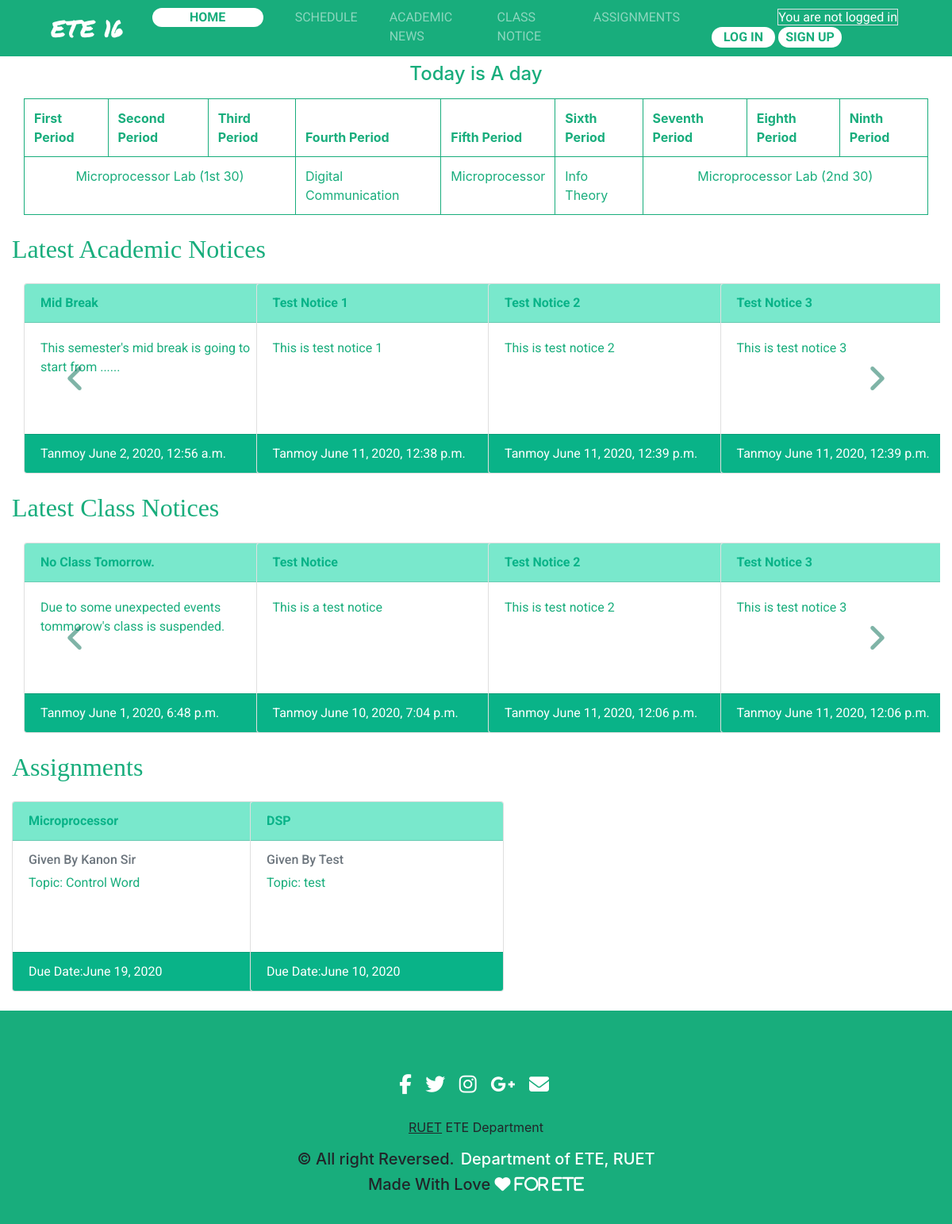
The app's page /, older data.
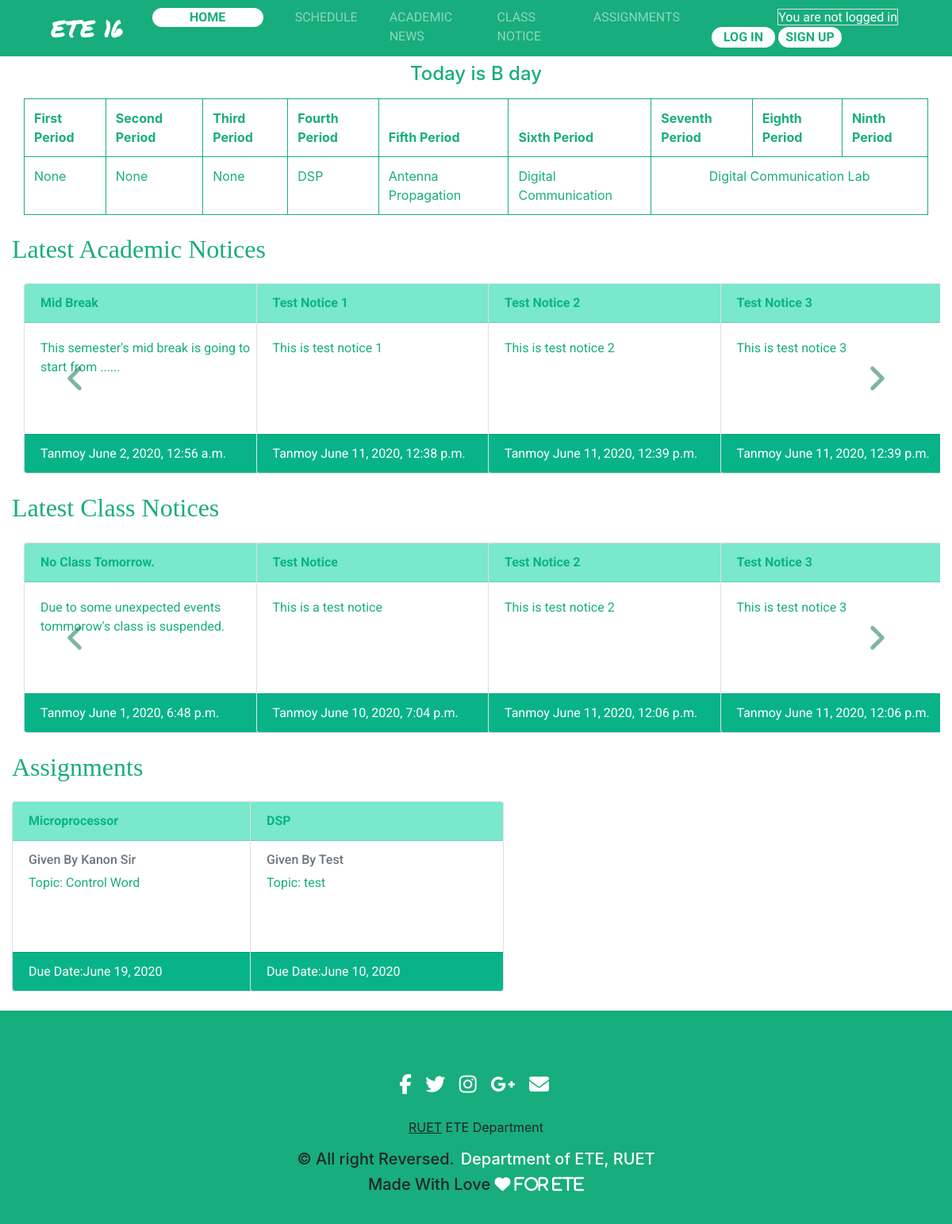
The same page, newer data.
### schedule/models.py (models this page shows, shortened)
class Schedule(models.Model):
	DAY_CHOICES = [
	('A','A'),
	('B','B'),
	('C','C'),
	('D','D'),
	('E','E'),
	]
	day = models.CharField(max_length=1,choices=DAY_CHOICES)
	date = models.DateField(auto_now_add=True)
	def __str__(self):
		return self.day

class Routine(models.Model):
	DAY_CHOICES = [
	('A','A'),
	('B','B'),
	('C','C'),
	('D','D'),
	('E','E'),
	]
	day = models.CharField(max_length=1,choices=DAY_CHOICES)
	morning_lab = models.BooleanField(default = False)
	first_period = models.CharField(max_length=30, null = " ",blank=True,default = "-")
	second_period = models.CharField(max_length=30, null = " ",blank=True,default = "-")
	third_period = models.CharField(max_length=30, null = " ",blank=True,default = "-")
	after_morning_lab=models.BooleanField(default = False)
	fourth_period = models.CharField(max_length=30, null = " ",blank=True,default = "-")
	fifth_period = models.CharField(max_length=30, null = " ",blank=True,default = "-")
	sixth_period = models.CharField(max_length=30, null = " ",blank=True,default = "-")
	afternoon_lab=models.BooleanField(default = False)
	seventh_period = models.CharField(max_length=30, null = " ",blank=True,default = "-")
	eigth_period = models.CharField(max_length=30, null = " ",blank=True,default = "-")
	ninth_period = models.CharField(max_length=30, null = " ",blank=True,default = "-")

### pages/views.py (the view)
# urls.py: path('',HomePageView,name='home')
def HomePageView(request):
	day = Schedule.objects.all()[0]
	context = {
		"day":day,
	}
	routine = get_routine(str(day))
	context["routine"] = routine
	academic_notices = AcademicNotice.objects.all()
	context["academic_notices"] = academic_notices
	class_notices = ClassNotice.objects.all()
	context["class_notices"] = class_notices
	assignments = Assignments.objects.all()[:4]
	context["assignments"] = assignments
	return render(request,'home.html',context)

### schedule/views.py (called while the page is built)
def get_routine(day):
	if str(day) == "A":
		routine=Routine.objects.get(day="A")
	elif str(day) == "B":
		routine=Routine.objects.get(day="B")
	elif str(day) == "C":
		routine=Routine.objects.get(day="C")
	elif str(day) == "D":
		routine=Routine.objects.get(day="D")
	elif str(day) == "E":
		routine=Routine.objects.get(day="E")
	return routine

### templates/home.html (shortened to what this page needs)
{% extends 'base.html' %}
{% block content %}
	<div class="container-fluid mb-6 mt-2 ">
	<h4 class="text-center mb-3 custom-header">Today is {{ day }} day</h2>
 	<table class="table table-bordered table-responsive-sm">
		<thead>
		<tr>
		  <th scope="col">First Period</th>
		  <th scope="col">Second Period</th>
		  <th scope="col">Third Period</th>
		  <th scope="col">Fourth Period</th>
		  <th scope="col">Fifth Period</th>
		  <th scope="col">Sixth Period</th>
		  <th scope="col">Seventh Period</th>
		  <th scope="col">Eighth Period</th>
		  <th scope="col">Ninth Period</th>
		</tr>
		</thead>
		<tbody>
		<tr>
			{% if routine.morning_lab %}
		  <td colspan="3" class="text-center">{{ routine.first_period }}</td>
		    {% else %}
		  <td>{{ routine.first_period }}</td>
		  <td>{{ routine.second_period }}</td>
		  <td>{{ routine.third_period }}</td>
		    {% endif %}
		    {% if routine.after_morning_lab %}
		  <td colspan="3" class="text-center">{{ routine.fourth_period }}</td>
		  	{% else %}
		  <td>{{ routine.fourth_period }}</td>
		  <td>{{ routine.fifth_period }}</td>
		  <td>{{ routine.sixth_period }}</td>
		    {% endif %}
		    {% if routine.afternoon_lab %}
		  <td colspan="3" class="text-center">{{ routine.seventh_period }}</td>
		  	{% else %}
		  <td>{{ routine.seventh_period }}</td>
		  <td>{{ routine.eighth_period }}</td>
		  <td>{{ routine.ninth_period }}</td>
		    {% endif %}
		</tr>
		</tbody>
	</table>
	</div>
	<h2 class="mt-4 mb-4">Latest Academic Notices</h2>
	<div id="inam1" class="carousel slide" data-ride="carousel">
		<div class="carousel-inner">
			<div class="carousel-item active">
			<div class="container-fluid">
			<div class="row flex-row">
			{% for academic_notice in academic_notices|slice:":4" %}
			<div class="col-lg-3 col-sm-12">
            <div class="card ml-auto mr-auto">
      			<div class="card-header font-weight-bold">{{ academic_notice.title }}</div>
            	<div class="card-body">
            		<p class="card-text">{{ academic_notice.body }}</p>
            	</div>
            	<div class="card-footer text-muted ">{{ academic_notice.author }} {{ academic_notice.date }}</div>
        	</div>
        	</div>
			{% endfor %}
			</div>
			</div>
			</div>
		</div>
				<a href="#inam1" class="carousel-control-prev" data-slide="prev">
					<i class="fa fa-angle-left" aria-hidden="true"></i>
				</a>
				<a href="#inam1" class="carousel-control-next" data-slide="next">
					<i class="fa fa-angle-right" aria-hidden="true"></i>
				</a>
	</div>
	<h2 class="mt-4 mb-4">Latest Class Notices</h2>
	<div id="inam2" class="carousel slide" data-ride="carousel">
		<div class="carousel-inner">
			<div class="carousel-item active">
			<div class="container-fluid">
			<div class="row">
			{% for class_notice in class_notices|slice:":4" %}
			<div class="col-lg-3 col-sm-12">
            <div class="card ml-auto mr-auto">
      			<div class="card-header font-weight-bold">{{ class_notice.title }}</div>
            	<div class="card-body">
            		<p class="card-text">{{ class_notice.body }}</p>
            	</div>
            	<div class="card-footer text-muted ">{{ class_notice.author }} {{ class_notice.date }}</div>
        	</div>
        	</div>
			{% endfor %}
			</div>
			</div>
			</div>
		</div>
				<a href="#inam2" class="carousel-control-prev" data-slide="prev">
					<i class="fa fa-angle-left" aria-hidden="true"></i>
				</a>
				<a href="#inam2" class="carousel-control-next" data-slide="next">
					<i class="fa fa-angle-right" aria-hidden="true"></i>
				</a>
	</div>
	<h2 class="mt-4 mb-4">Assignments</h2>
	<div class="row">
	  {% for assignment in assignments %}
	<div class="col-lg-3 col-sm-12">
    <div class="card ml-auto mr-auto">
      <div class="card-header font-weight-bold">{{ assignment.subject }}</div>
      <div class="card-body">
        <h6 class="card-subtitle mb-2 text-muted">Given By {{ assignment.teacher }}</h6>
          <p class="card-text">Topic: {{assignment.topics}} </p>
      </div>
      <div class="card-footer text-muted">
        Due Date:{{ assignment.due_date }}
      </div>
    </div>
    </div>
  		{% endfor %}
  </div>
{% endblock content %}

Row changes from the older to the newer data that the page shows:
no longer on this page (row unchanged): Routine: first_period "Microprocessor Lab (1st 30)", fourth_period "Digital Communication", fifth_period "Microprocessor", sixth_period "Info Theory", seventh_period "Microprocessor Lab (2nd 30)"
changed Schedule: day "A" → "B"
now on this page (row unchanged): Routine: first_period "None", second_period "None", third_period "None", fourth_period "DSP", fifth_period "Antenna Propagation", sixth_period "Digital Communication", seventh_period "Digital Communication Lab"
